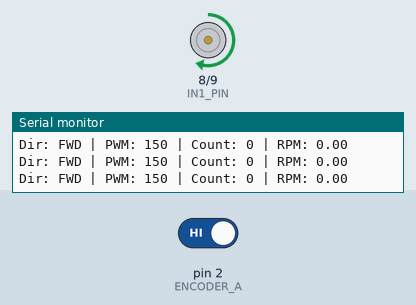
Recording of a sketch running on a simulated Arduino Uno, built with avr-gcc and run on an emulated ATmega328P. Parts: motor-driver pin pairs drawn as motors (green arrow = first pin HIGH = forward, orange = second pin HIGH = backward, longer = more drive, scaled by the enable pin), the last lines printed to the serial monitor. Inputs (shaded band) come from the test bench; at power-on: pin 2 (ENCODER_A) HIGH.

Above: at 2.5 s.
At 7.5 s:
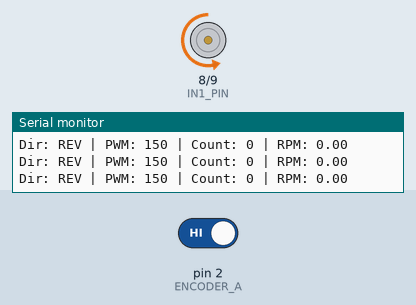
Timing chart, 0 to 13.0 s (numbered marks = the images above):
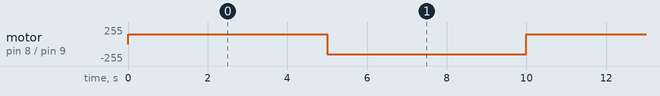

Measured:
- by itself, motor on pin 8 (IN1_PIN) / pin 9 (IN2_PIN): alternates forward 150/255 for 5.0 s and backward 150/255 for 5.0 s

The sketch:

Motor_Encoder_Auto_Test_5s_Forward_5s_Reverse.ino
```cpp
// Motor + Encoder Auto Test (5s Forward / 5s Reverse)

const int PWM_PIN = 10;
const int IN1_PIN = 8;
const int IN2_PIN = 9;

const int ENCODER_A = 2;
const int ENCODER_B = 3;

const int PULSES_PER_REV = 20;

volatile long encoderCount = 0;

unsigned long lastTime = 0;
long lastCount = 0;

unsigned long motorTimer = 0;

int motorPwm = 150;
bool motorDir = true; // forward

void encoderISR() {
  int a = digitalRead(ENCODER_A);
  int b = digitalRead(ENCODER_B);

  if (a == b) {
    encoderCount++;
  } else {
    encoderCount--;
  }
}

void setMotor(int pwmValue, bool dir) {
  pwmValue = constrain(pwmValue, 0, 255);

  if (dir) {
    digitalWrite(IN1_PIN, HIGH);
    digitalWrite(IN2_PIN, LOW);
  } else {
    digitalWrite(IN1_PIN, LOW);
    digitalWrite(IN2_PIN, HIGH);
  }

  analogWrite(PWM_PIN, pwmValue);
}

void stopMotor() {
  analogWrite(PWM_PIN, 0);
  digitalWrite(IN1_PIN, LOW);
  digitalWrite(IN2_PIN, LOW);
}

void setup() {
  Serial.begin(115200);

  pinMode(PWM_PIN, OUTPUT);
  pinMode(IN1_PIN, OUTPUT);
  pinMode(IN2_PIN, OUTPUT);

  pinMode(ENCODER_A, INPUT_PULLUP);
  pinMode(ENCODER_B, INPUT_PULLUP);

  attachInterrupt(digitalPinToInterrupt(ENCODER_A), encoderISR, CHANGE);

  Serial.println("Auto Motor Test (5s F / 5s R)");

  setMotor(motorPwm, motorDir);
  motorTimer = millis();
  lastTime = millis();
}

void loop() {
  unsigned long now = millis();

  // تغيير الاتجاه كل 5 ثواني
  if (now - motorTimer >= 5000) {
    motorDir = !motorDir; // عكس الاتجاه
    setMotor(motorPwm, motorDir);
    motorTimer = now;
  }

  // حساب السرعة
  if (now - lastTime >= 500) {
    noInterrupts();
    long currentCount = encoderCount;
    interrupts();

    long deltaCount = currentCount - lastCount;
    float dt = (now - lastTime) / 1000.0;

    float revs = (float)deltaCount / PULSES_PER_REV;
    float rpm = (revs / dt) * 60.0;

    Serial.print("Dir: ");
    Serial.print(motorDir ? "FWD" : "REV");
    Serial.print(" | PWM: ");
    Serial.print(motorPwm);
    Serial.print(" | Count: ");
    Serial.print(currentCount);
    Serial.print(" | RPM: ");
    Serial.println(rpm);

    lastCount = currentCount;
    lastTime = now;
  }
}
```
